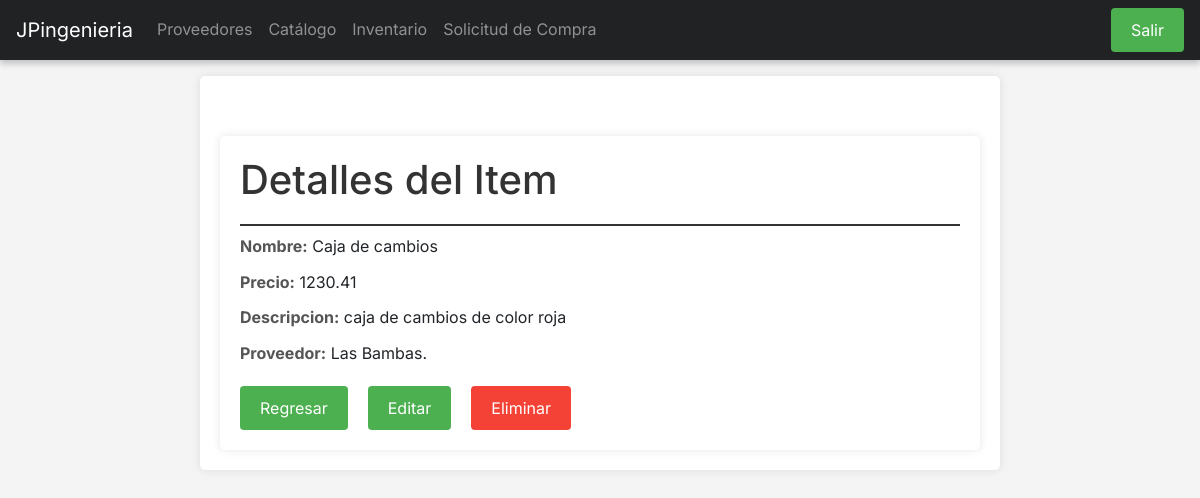
The app's page /catalogos/catalogos/detail/1/, older data.
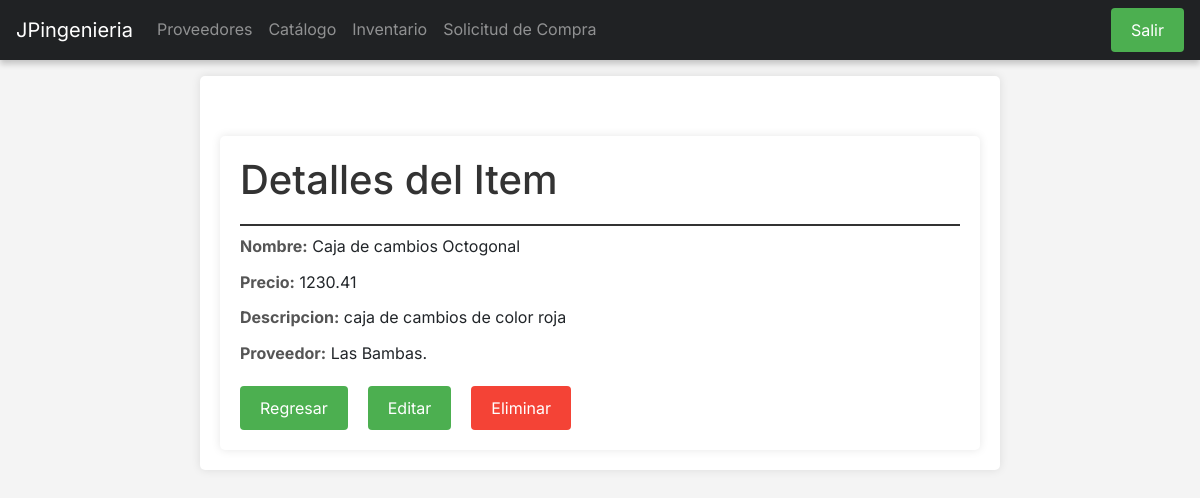
The same page, newer data.
### api/models.py (models this page shows, shortened)
class Catalogue(models.Model):
    nombre = models.CharField(max_length=250)
    precio = models.DecimalField(max_digits=10, decimal_places=2)
    descripcion = models.CharField(max_length=250)
    proveedor = models.ForeignKey(Proveedor, on_delete=models.CASCADE)

class Proveedor(models.Model):
    nombre_empresa = models.CharField(max_length=100)
    ruc = models.CharField(max_length=13, unique=True)
    direccion = models.CharField(max_length=255)
    nombre_contacto = models.CharField(max_length=100)
    telefonos = models.CharField(max_length=100)
    observaciones = models.TextField(blank=True, null=True)

### catalogo/views.py (the view)
# urls.py: path('catalogos/detail/<int:pk>/', DetailCatalogueView.as_view(), name='detail_catalogo'),
class DetailCatalogueView(DetailView):
    model = Catalogue
    template_name = 'catalogo_detail.html'
    context_object_name = 'catalogue'

### catalogo/templates/catalogo_detail.html (shortened to what this page needs)
{%extends "base.html"%}
{% block content %}
<body>
    <div class="container">
        <h1>Detalles del Item</h1>
        <div class="detail-item">
            <span class="detail-label">Nombre:</span>
            <span>{{ catalogue.nombre }}</span>
        </div>
        <div class="detail-item">
            <span class="detail-label">Precio:</span>
            <span>{{ catalogue.precio }}</span>
        </div>
        <div class="detail-item">
            <span class="detail-label">Descripcion:</span>
            <span>{{ catalogue.descripcion }}</span>
        </div>
        <div class="detail-item">
            <span class="detail-label">Proveedor:</span>
            <span>{{ catalogue.proveedor.nombre_empresa }}</span>
        </div>
        <div class="button-container">
            <form action="{% url 'home_catalogos' %}">
                <input type="submit" class="btn" value="Regresar" />
            </form>
            <form action="{% url 'edit_catalogo' catalogue.id %}">
                <input type="submit" class="btn" value="Editar" />
            </form>
            <form action="{% url 'delete_catalogo' catalogue.id %}">
                <input type="submit" class="btn btn-delete" value="Eliminar" />
            </form>
        </div>
    </div>
</body>
{% endblock content %}

Row changes from the older to the newer data that the page shows:
changed Catalogue "caja de cambios de color roja": nombre "Caja de cambios" → "Caja de cambios Octogonal"
